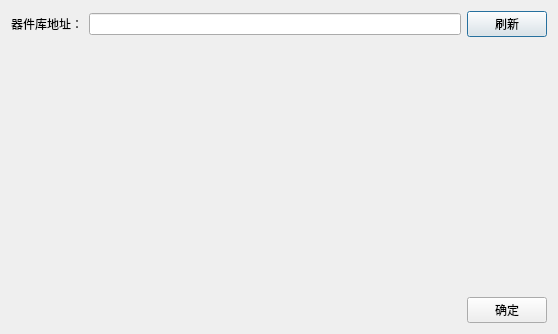
<?xml version="1.0" encoding="UTF-8"?>
<ui version="4.0">
 <class>DialogChipsConfig</class>
 <widget class="QDialog" name="DialogChipsConfig">
  <property name="geometry">
   <rect>
    <x>0</x>
    <y>0</y>
    <width>558</width>
    <height>334</height>
   </rect>
  </property>
  <property name="windowTitle">
   <string>芯片器件库配置</string>
  </property>
  <layout class="QGridLayout" name="gridLayout" rowstretch="0,1,0" columnstretch="0,1,0">
   <item row="0" column="1">
    <widget class="QLineEdit" name="lineEdit_chips_url">
     <property name="enabled">
      <bool>true</bool>
     </property>
    </widget>
   </item>
   <item row="0" column="2">
    <widget class="QPushButton" name="pushButton">
     <property name="text">
      <string>刷新</string>
     </property>
    </widget>
   </item>
   <item row="0" column="0">
    <widget class="QLabel" name="label">
     <property name="text">
      <string>器件库地址：</string>
     </property>
    </widget>
   </item>
   <item row="2" column="0" colspan="3">
    <layout class="QHBoxLayout" name="horizontalLayout" stretch="1,0">
     <item>
      <spacer name="horizontalSpacer">
       <property name="orientation">
        <enum>Qt::Orientation::Horizontal</enum>
       </property>
       <property name="sizeHint" stdset="0">
        <size>
         <width>40</width>
         <height>20</height>
        </size>
       </property>
      </spacer>
     </item>
     <item>
      <widget class="QPushButton" name="btn_ok">
       <property name="text">
        <string>确定</string>
       </property>
      </widget>
     </item>
    </layout>
   </item>
   <item row="1" column="0">
    <spacer name="verticalSpacer">
     <property name="orientation">
      <enum>Qt::Orientation::Vertical</enum>
     </property>
     <property name="sizeHint" stdset="0">
      <size>
       <width>20</width>
       <height>40</height>
      </size>
     </property>
    </spacer>
   </item>
  </layout>
 </widget>
 <resources/>
 <connections/>
</ui>
